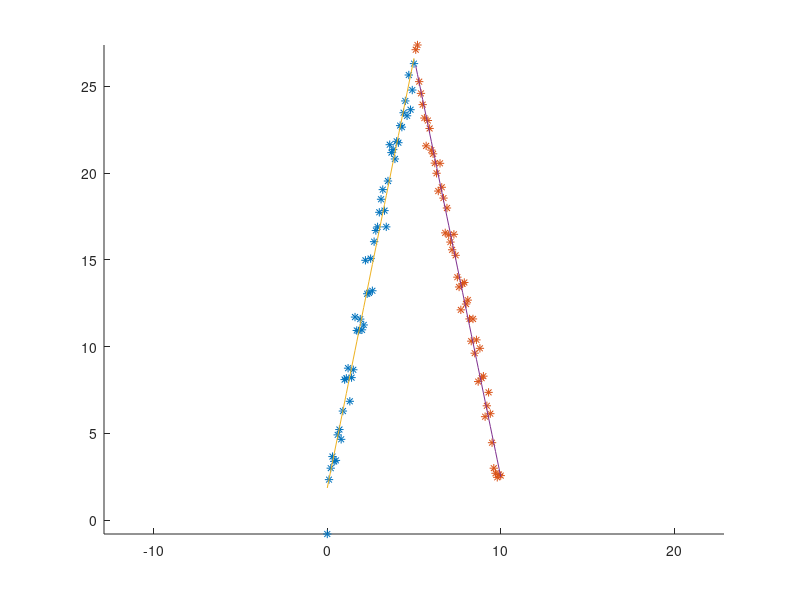

Here is the MATLAB script that generated this plot: (Note: this script raises an error after producing the figure.)
clc; clear all; close all;
t = [0:0.1:5];
t1 = [5.1:0.1:10]; 
len = length(t);
len1 = length(t1);

% a = 5*t + (randn(1,len)-0.5) + 2;
% a1 = -5*t1 + (randn(1,len1)-0.5) + 52.5;

a = 5*t + 2;
a1 = -5*t1 + 52.5;

%% 이동 데이터 생성
r = 3.14/4;
Tx = 2;
Ty = 2;
R = [cos(r); sin(r); Tx; Ty]; 


tb = cos(r)*t -sin(r)*a + Tx;
b = sin(r)*t + cos(r)*a + Ty;

tb1 = cos(r)*t1 -sin(r)*a1 + Tx;
b1 = sin(r)*t1 + cos(r)*a1 + Ty;

a = a + (randn(1,len)-0.5);
a1 = a1 + (randn(1,len1)-0.5);

tb = tb + 0.25*(randn(1,len)-0.5);
tb1 = tb1 + 0.25*(randn(1,len1)-0.5);
b = b + 0.25*(randn(1,len)-0.5);
b1 = b1 + 0.25*(randn(1,len1)-0.5);

%% 라인 피팅
A = [t', ones(len,1)];
[U,S,V] = svd(A);
S = S';
S(1,1) = 1/S(1,1); 
S(2,2) = 1/S(2,2); 
X = V*S*U'*a';
aa = X(1)*t + X(2);

A1 = [t1', ones(len1,1)];
[U,S,V] = svd(A1);
S = S';
S(1,1) = 1/S(1,1); 
S(2,2) = 1/S(2,2); 
X1 = V*S*U'*a1';
aa1 = X1(1)*t1 + X1(2);

B = [tb', ones(len,1)];
[U,S,V] = svd(B);
S = S';
S(1,1) = 1/S(1,1); 
S(2,2) = 1/S(2,2); 
Y = V*S*U'*b';
bb = Y(1)*tb + Y(2);

B1 = [tb1', ones(len1,1)];
[U,S,V] = svd(B1);
S = S';
S(1,1) = 1/S(1,1); 
S(2,2) = 1/S(2,2); 
Y1 = V*S*U'*b1';
bb1 = Y1(1)*tb1 + Y1(2);

figure(1)
axis equal
hold on
plot(t,a,'*')
plot(t1,a1,'*')
plot(t,aa)
plot(t1,aa1)

First_dot = inv([-X(1),1;-X1(1),1])*[X(2);X1(2)];
% plot(First_dot(1),First_dot(2),'.','MarkerSize',25)
First_dot1 = First_dot + 10*normc([-1; -X(1)]);
First_dot2 = First_dot + 10*normc([1; X1(1)]);
First_dot3 = First_dot + 5*normc([-1; -X(1)]);
First_dot4 = First_dot + 5*normc([1; X1(1)]);
% plot(First_dot1(1),First_dot1(2),'.','MarkerSize',25)
% plot(First_dot2(1),First_dot2(2),'.','MarkerSize',25)
% plot(First_dot3(1),First_dot3(2),'.','MarkerSize',25)
% plot(First_dot4(1),First_dot4(2),'.','MarkerSize',25)
First_dot = [First_dot First_dot1 First_dot2 First_dot3 First_dot4];


figure(2)
axis equal
hold on
plot(tb,b,'*')
plot(tb1,b1,'*')
plot(tb,bb)
plot(tb1,bb1)

second_dot = inv([-Y(1),1;-Y1(1),1])*[Y(2);Y1(2)];
% plot(second_dot(1),second_dot(2),'.','MarkerSize',25)
second_dot1 = second_dot + 10*normc([1; Y(1)]);
second_dot2 = second_dot + 10*normc([1; Y1(1)]);
second_dot3 = second_dot + 5*normc([1; Y(1)]);
second_dot4 = second_dot + 5*normc([1; Y1(1)]);
% plot(second_dot1(1),second_dot1(2),'.','MarkerSize',25)
% plot(second_dot2(1),second_dot2(2),'.','MarkerSize',25)
% plot(second_dot3(1),second_dot3(2),'.','MarkerSize',25)
% plot(second_dot4(1),second_dot4(2),'.','MarkerSize',25)
second_dot = [second_dot; second_dot1; second_dot2; second_dot3; second_dot4];

%% 
% 
% A_t = [First_dot(1,1) -First_dot(2,1) 1 0;
%     First_dot(2,1) First_dot(1,1) 0 1;
%     First_dot(1,2) -First_dot(2,2) 1 0;
%     First_dot(2,2) First_dot(1,2) 0 1;
%     First_dot(1,3) -First_dot(2,3) 1 0;
%     First_dot(2,3) First_dot(1,3) 0 1;];
% 
% RT = pinv(A_t)*second_dot(1:6)
% 
% tb = RT(1)*t + -RT(2)*a + RT(3);
% b = RT(2)*t + RT(1)*a + RT(4);
% 
% tb1 = RT(1)*t1 + -RT(2)*a1 + RT(3);
% b1 = RT(2)*t1 + RT(1)*a1 + RT(4);
% 
% figure(3)
% axis equal
% hold on
% plot(tb,b,'*')
% plot(tb1,b1,'*')

%% 


A_t = [First_dot(1,1) -First_dot(2,1) 1 0;
    First_dot(2,1) First_dot(1,1) 0 1;
    First_dot(1,2) -First_dot(2,2) 1 0;
    First_dot(2,2) First_dot(1,2) 0 1;
    First_dot(1,3) -First_dot(2,3) 1 0;
    First_dot(2,3) First_dot(1,3) 0 1;
    First_dot(1,4) -First_dot(2,4) 1 0;
    First_dot(2,4) First_dot(1,4) 0 1;
    First_dot(1,5) -First_dot(2,5) 1 0;
    First_dot(2,5) First_dot(1,5) 0 1;];

R
RT = pinv(A_t)*second_dot

tbb = RT(1)*t + -RT(2)*a + RT(3);
bb = RT(2)*t + RT(1)*a + RT(4);

tbb1 = RT(1)*t1 + -RT(2)*a1 + RT(3);
bb1 = RT(2)*t1 + RT(1)*a1 + RT(4);

figure(3)
axis equal
hold on
plot(tbb,bb,'r*')
plot(tbb1,bb1,'r*')
plot(tb,b,'b*')
plot(tb1,b1,'b*')